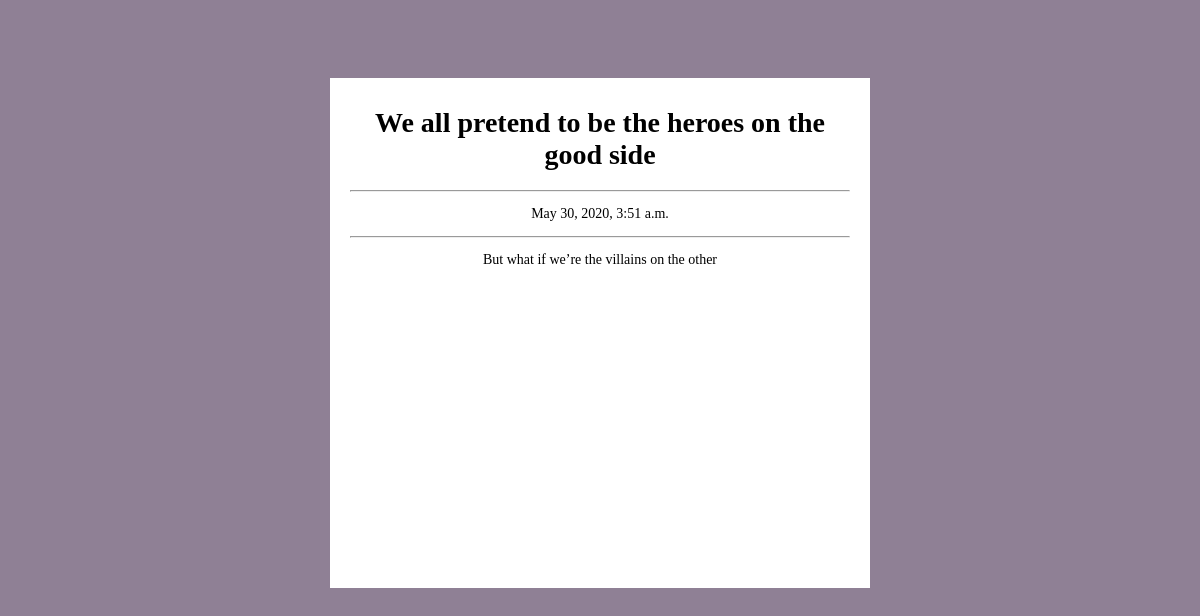
/blog/19, run on the app's committed database.
### blog/models.py (models this page shows, shortened)
class Blog(models.Model):
    title = models.CharField(max_length = 200)
    pub_date = models.DateTimeField('date published')
    body = models.TextField()

### blog/views.py (the view)
# urls.py: path('<int:blog_id>', views.txtdetail, name="txtdetail"),
def txtdetail(request, blog_id):
    details = get_object_or_404(Blog, pk = blog_id)
    return render(request, 'txtdetail.html', {'detail':details})

### blog/templates/txtdetail.html
{% load static %}
<!DOCTYPE html>
<html>
    <head>
        <link href="{% static 'css/txtdetail.css' %}" type="text/css" rel="stylesheet">
    </head>
    <body>
        <div class="block">
            <div class="text">
                <h1>{{detail.title}}</h1>
                <hr>
                <p>{{detail.pub_date}}</p>
                <hr>
                <p>{{detail.body|linebreaksbr}}</p>
            </div>
        </div>
    </body>
</html>

### blog/static/css/txtdetail.css (style rules this page uses)
body { background-color:rgba(143, 128, 149, 1); }
.block { width: 500px; height: 500px; font-size: 14px; font-family: 'Cafe24Oneprettynight'; padding: 10px 20px 0px 20px; background-color: white; margin:auto; margin-top: 78px; text-align: center; }

### data on the page
Blog: title "We all pretend to be the heroes on the good side", pub_date "May 30, 2020, 3:51 a.m.", body "But what if we’re the villains on the other"
